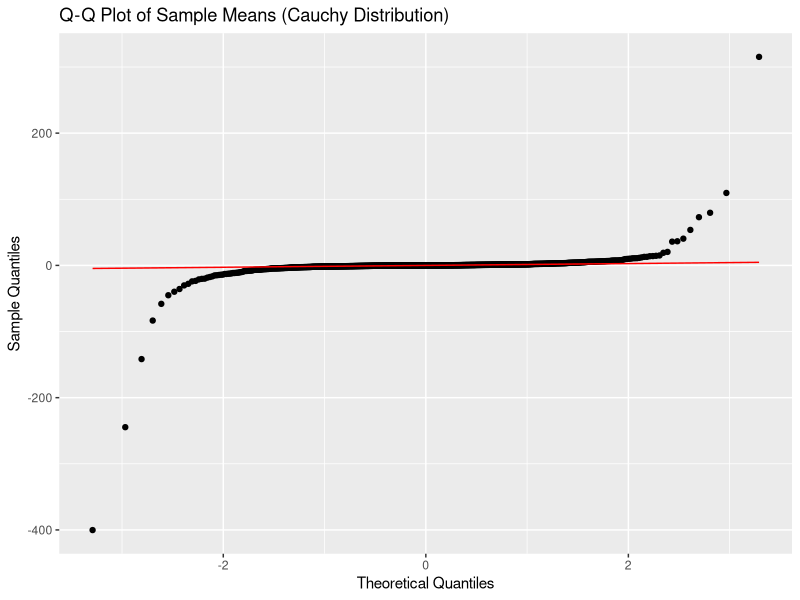
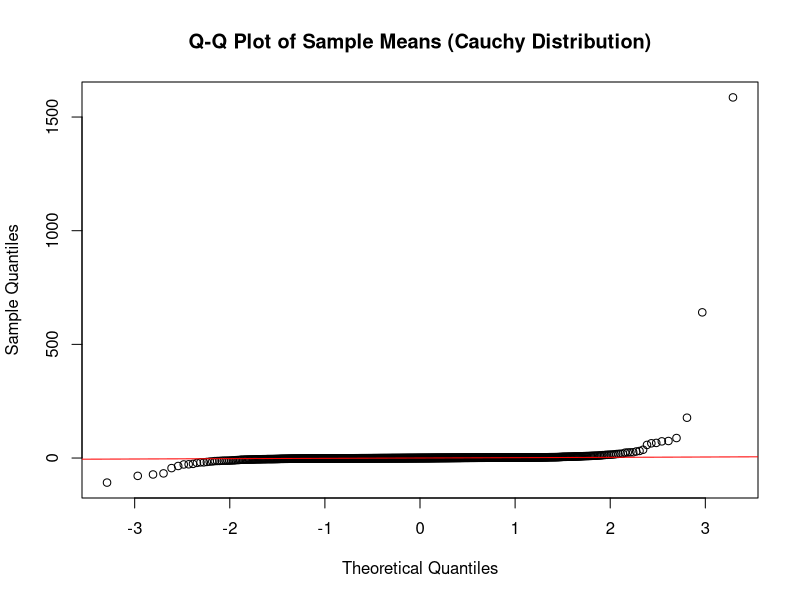

R code for these plots, in order:
library(ggplot2)

sample_size <- 100
num_samples <- 1000

sample_means <- replicate(num_samples, {
  cauchy_sample <- rcauchy(sample_size)
  mean(cauchy_sample)
})

cauchy_df <- data.frame(sample_means)

ggplot(cauchy_df, aes(sample = sample_means)) +
  stat_qq() +
  stat_qq_line(color = "red") +
  labs(title = "Q-Q Plot of Sample Means (Cauchy Distribution)",
       x = "Theoretical Quantiles",
       y = "Sample Quantiles")


sample_size <- 100
num_samples <- 1000

sample_means <- replicate(num_samples, {
  cauchy_sample <- rcauchy(sample_size)
  mean(cauchy_sample)
})

qqnorm(sample_means, main = "Q-Q Plot of Sample Means (Cauchy Distribution)",
       xlab = "Theoretical Quantiles", ylab = "Sample Quantiles")
qqline(sample_means, col = "red")


